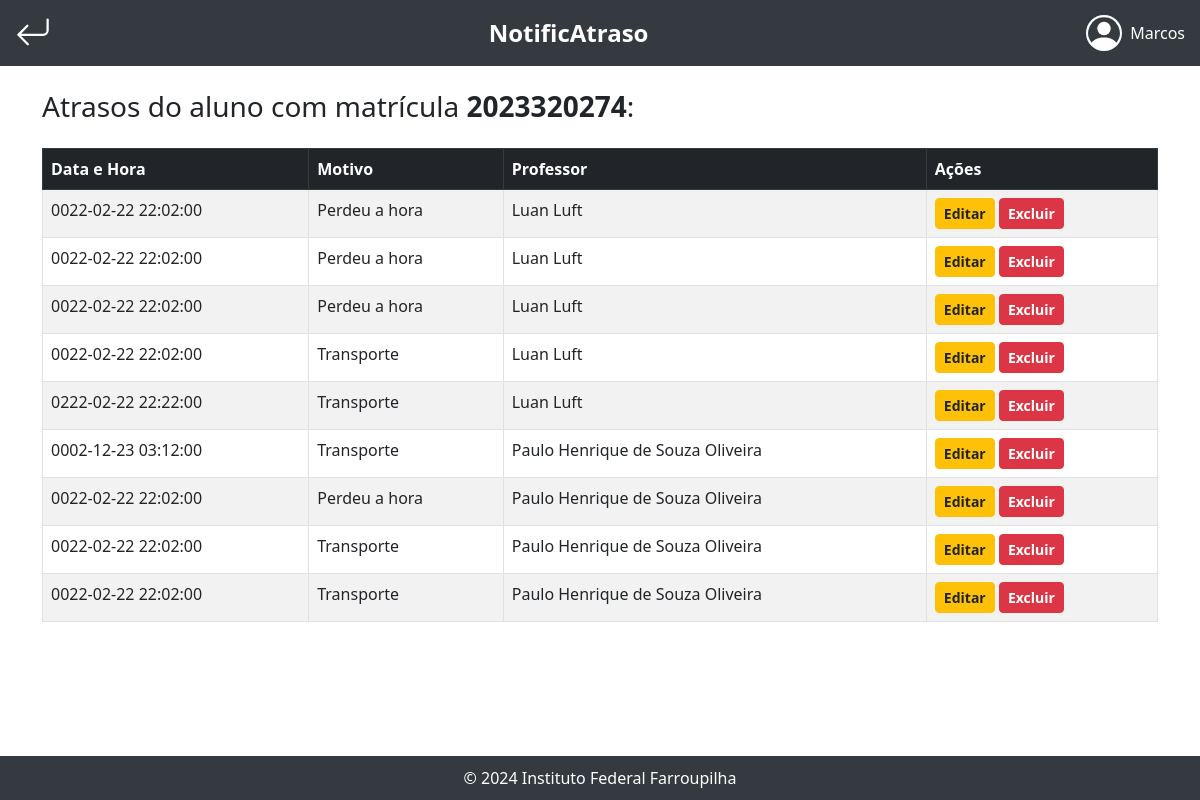
The app's page /listar_atrasos.php?matricula=2023320274 (signed in) with its own data.
### tables this page shows
CREATE TABLE `atrasos` (
  `id_atraso` int(11) NOT NULL,
  `matricula` varchar(20) DEFAULT NULL,
  `professor_id` int(11) DEFAULT NULL,
  `funcionario_id` int(11) DEFAULT NULL,
  `data_hora` datetime NOT NULL,
  `motivo` text NOT NULL
);

CREATE TABLE `professores` (
  `id_professor` int(11) NOT NULL,
  `nome` varchar(100) NOT NULL,
  `email` varchar(100) NOT NULL
);

### listar_atrasos.php (the view, shortened to what this page needs)
<?php
include 'conexao.php';
$matricula = $_GET['matricula'] ?? '';
?>
<!DOCTYPE html>
<html lang="pt-br">
<head>
  <link href="https://cdn.jsdelivr.net/npm/bootstrap@5.3.0/dist/css/bootstrap.min.css" rel="stylesheet">
</head>
<body>
<header>
  <a href="editar_filtro.php" class="d-flex align-items-center">
  </a>
  <span class="NotificAtraso">NotificAtraso</span>
  <span class="d-flex align-items-center">
    <?php echo htmlspecialchars($_SESSION['nome']); ?>
  </span>
</header>
<div class="container mt-4">
  <h3 class="mb-4">
    Atrasos do aluno com matrícula <strong><?php echo htmlspecialchars($matricula); ?></strong>:
  </h3>
<?php
if ($matricula) {
  $sql = "SELECT a.id_atraso, a.data_hora, a.motivo, p.nome AS nome_professor
          FROM atrasos a
          LEFT JOIN professores p ON a.professor_id = p.id_professor
          WHERE a.matricula = ?";
  $stmt = $conn->prepare($sql);
  if ($stmt) {
    $stmt->bind_param("s", $matricula);
    $stmt->execute();
    $result = $stmt->get_result();
    if ($result->num_rows > 0) {
      echo "<table class='table table-bordered table-striped'>";
      echo "<thead class='table-dark'>
              <tr>
                <th>Data e Hora</th>
                <th>Motivo</th>
                <th>Professor</th>
                <th>Ações</th>
              </tr>
            </thead><tbody>";
      while ($row = $result->fetch_assoc()) {
        echo "<tr>";
        echo "<td>" . htmlspecialchars($row['data_hora']) . "</td>";
        echo "<td>" . htmlspecialchars($row['motivo']) . "</td>";
        echo "<td>" . htmlspecialchars($row['nome_professor']) . "</td>";
        echo "<td>
                <a class='btn btn-sm btn-yellow'
                   href='editar_atraso.php?id={$row['id_atraso']}'>Editar</a>
                <button class='btn btn-sm btn-red'
                        onclick='confirmarExclusao({$row['id_atraso']}, \"{$matricula}\")'>
                        Excluir
                </button>
              </td>";
        echo "</tr>";
      }
      echo "</tbody></table>";
    } else {
      echo "<div class='alert alert-info'>Nenhum atraso registrado para esta matrícula.</div>";
    }
  } else {
    echo "<div class='alert alert-danger'>Erro na consulta.</div>";
  }
} else {
  echo "<div class='alert alert-warning'>Matrícula não informada.</div>";
}
?>
</div>
<footer>
  &copy; 2024 Instituto Federal Farroupilha
</footer>
</body>
</html>

### listar_atrasos.php (style rules this page uses)
header { background-color: #343a40; color: white; padding: 15px; display: flex; justify-content: space-between; align-items: center; }
header a { color: white; text-decoration: none; }
.NotificAtraso { font-size: 1.5rem; font-weight: bold; }
footer { background-color: #343a40; color: white; text-align: center; padding: 10px; position: fixed; bottom: 0; width: 100%; }
.btn-yellow { background-color: #ffc107 !important; border-color: #ffc107 !important; font-weight: bold; }
.btn-red { background-color: #dc3545 !important; border-color: #dc3545 !important; color: white !important; font-weight: bold; }
body { padding-bottom: 60px; }

### records on screen
atrasos: data_hora "0022-02-22 22:02:00", motivo "Perdeu a hora", professor.nome "Luan Luft"
atrasos: data_hora "0022-02-22 22:02:00", motivo "Perdeu a hora", professor.nome "Luan Luft"
atrasos: data_hora "0022-02-22 22:02:00", motivo "Perdeu a hora", professor.nome "Luan Luft"
atrasos: data_hora "0022-02-22 22:02:00", motivo "Transporte", professor.nome "Luan Luft"
atrasos: data_hora "0222-02-22 22:22:00", motivo "Transporte", professor.nome "Luan Luft"
atrasos: data_hora "0002-12-23 03:12:00", motivo "Transporte", professor.nome "Paulo Henrique de Souza Oliveira"
atrasos: data_hora "0022-02-22 22:02:00", motivo "Perdeu a hora", professor.nome "Paulo Henrique de Souza Oliveira"
atrasos: data_hora "0022-02-22 22:02:00", motivo "Transporte", professor.nome "Paulo Henrique de Souza Oliveira"
atrasos: data_hora "0022-02-22 22:02:00", motivo "Transporte", professor.nome "Paulo Henrique de Souza Oliveira"

### other values on screen
$_SESSION['nome'] "Marcos"
$matricula "2023320274"
